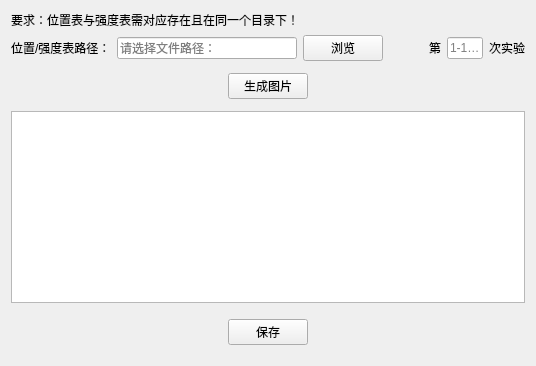
            <widget class="QWidget" name="tab6_2">
             <attribute name="title">
              <string>辐射噪声位置/强度/频率图</string>
             </attribute>
             <layout class="QVBoxLayout" name="verticalLayout_17">
              <item>
               <widget class="QLabel" name="label_41">
                <property name="text">
                 <string>要求：位置表与强度表需对应存在且在同一个目录下！</string>
                </property>
               </widget>
              </item>
              <item>
               <layout class="QHBoxLayout" name="horizontalLayout_52" stretch="1,5,1,0,0,1,0">
                <item>
                 <widget class="QLabel" name="label_40">
                  <property name="text">
                   <string>位置/强度表路径：</string>
                  </property>
                 </widget>
                </item>
                <item>
                 <widget class="QLineEdit" name="tab6_2_browse_filepass_text">
                  <property name="placeholderText">
                   <string>请选择文件路径：</string>
                  </property>
                 </widget>
                </item>
                <item>
                 <widget class="QPushButton" name="tab6_2_browse_filepass_button">
                  <property name="text">
                   <string>浏览</string>
                  </property>
                 </widget>
                </item>
                <item>
                 <spacer name="horizontalSpacer_11">
                  <property name="orientation">
                   <enum>Qt::Horizontal</enum>
                  </property>
                  <property name="sizeHint" stdset="0">
                   <size>
                    <width>40</width>
                    <height>20</height>
                   </size>
                  </property>
                 </spacer>
                </item>
                <item>
                 <widget class="QLabel" name="label_42">
                  <property name="text">
                   <string>第</string>
                  </property>
                 </widget>
                </item>
                <item>
                 <widget class="QLineEdit" name="tab6_2_num_input_text">
                  <property name="placeholderText">
                   <string>1-1000</string>
                  </property>
                 </widget>
                </item>
                <item>
                 <widget class="QLabel" name="label_43">
                  <property name="text">
                   <string>次实验</string>
                  </property>
                 </widget>
                </item>
               </layout>
              </item>
              <item>
               <layout class="QHBoxLayout" name="horizontalLayout_53" stretch="10,2,10">
                <property name="topMargin">
                 <number>6</number>
                </property>
                <property name="bottomMargin">
                 <number>6</number>
                </property>
                <item>
                 <spacer name="horizontalSpacer_90">
                  <property name="orientation">
                   <enum>Qt::Horizontal</enum>
                  </property>
                  <property name="sizeHint" stdset="0">
                   <size>
                    <width>40</width>
                    <height>20</height>
                   </size>
                  </property>
                 </spacer>
                </item>
                <item>
                 <widget class="QPushButton" name="tab6_2_run_button">
                  <property name="sizePolicy">
                   <sizepolicy hsizetype="Minimum" vsizetype="Fixed">
                    <horstretch>0</horstretch>
                    <verstretch>0</verstretch>
                   </sizepolicy>
                  </property>
                  <property name="text">
                   <string>生成图片</string>
                  </property>
                 </widget>
                </item>
                <item>
                 <spacer name="horizontalSpacer_91">
                  <property name="orientation">
                   <enum>Qt::Horizontal</enum>
                  </property>
                  <property name="sizeHint" stdset="0">
                   <size>
                    <width>40</width>
                    <height>20</height>
                   </size>
                  </property>
                 </spacer>
                </item>
               </layout>
              </item>
              <item>
               <widget class="QGraphicsView" name="tab6_2_graphics_view"/>
              </item>
              <item>
               <layout class="QHBoxLayout" name="horizontalLayout_54" stretch="10,2,10">
                <property name="topMargin">
                 <number>10</number>
                </property>
                <property name="bottomMargin">
                 <number>10</number>
                </property>
                <item>
                 <spacer name="horizontalSpacer_92">
                  <property name="orientation">
                   <enum>Qt::Horizontal</enum>
                  </property>
                  <property name="sizeHint" stdset="0">
                   <size>
                    <width>40</width>
                    <height>20</height>
                   </size>
                  </property>
                 </spacer>
                </item>
                <item>
                 <widget class="QPushButton" name="tab6_2_save_pic_button">
                  <property name="sizePolicy">
                   <sizepolicy hsizetype="Minimum" vsizetype="Fixed">
                    <horstretch>0</horstretch>
                    <verstretch>0</verstretch>
                   </sizepolicy>
                  </property>
                  <property name="text">
                   <string>保存</string>
                  </property>
                 </widget>
                </item>
                <item>
                 <spacer name="horizontalSpacer_93">
                  <property name="orientation">
                   <enum>Qt::Horizontal</enum>
                  </property>
                  <property name="sizeHint" stdset="0">
                   <size>
                    <width>40</width>
                    <height>20</height>
                   </size>
                  </property>
                 </spacer>
                </item>
               </layout>
              </item>
             </layout>
            </widget>
